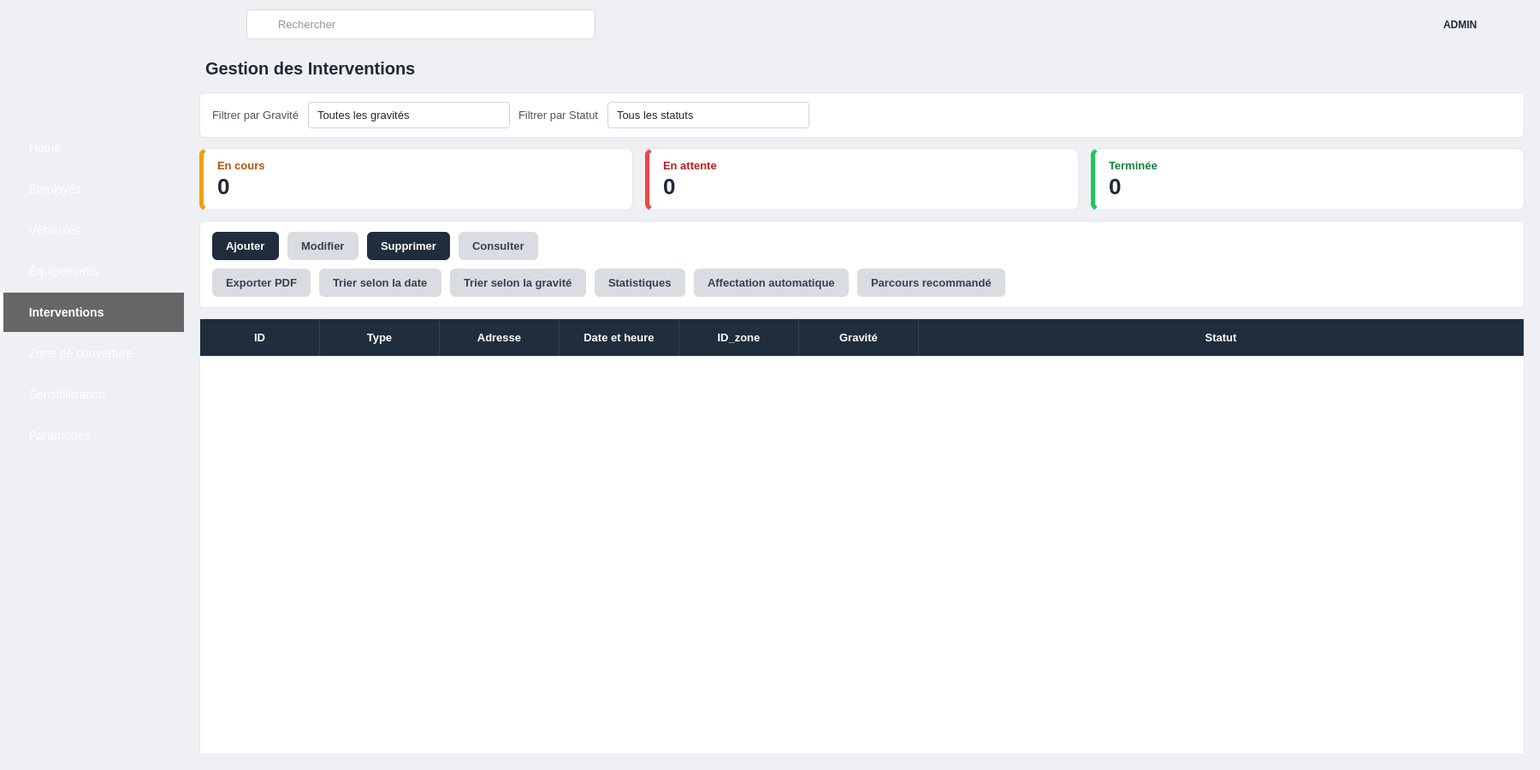
<?xml version="1.0" encoding="UTF-8"?>
<ui version="4.0">
 <class>GestionInterventions</class>
 <widget class="QWidget" name="GestionInterventions">
  <property name="geometry">
   <rect>
    <x>0</x>
    <y>0</y>
    <width>1800</width>
    <height>900</height>
   </rect>
  </property>
  <property name="windowTitle">
   <string>Gestion des interventions</string>
  </property>
  <property name="styleSheet">
   <string notr="true">* { font-family: &quot;Segoe UI&quot;, &quot;Helvetica Neue&quot;, Arial; font-size: 13px; color: #1f2937; }
QWidget#GestionInterventions { background: #eef0f4; }
QFrame#centerFrame, QFrame#content { background: #eef0f4; border: none; }
QLabel { background: transparent; }

/* ---- Sidebar (image + voile rouge) ---- */
QFrame#sidebar { border-image: url(:/interventions/images/sidebar_bg.png) 0 0 0 0 stretch stretch; }
QFrame#sidebar QLabel { background: transparent; border: none; }
QFrame#sidebar QPushButton {
    background: transparent; color: #ffffff; border: none; border-left: 4px solid transparent;
    text-align: left; padding: 12px 18px 12px 22px; font-size: 14px; min-height: 22px;
}
QFrame#sidebar QPushButton:hover   { background: rgba(0,0,0,0.22); }
QFrame#sidebar QPushButton:checked { background: rgba(0,0,0,0.58); font-weight: bold; border-left: 4px solid #ffffff; }

/* ---- Barre du haut ---- */
QFrame#topBar { background: #eef0f4; border: none; }
QLineEdit#searchEdit {
    background: #e2e5ea url(:/interventions/icons/search.png) no-repeat left center;
    border: 1px solid #d5d9df; border-radius: 6px; padding: 8px 12px 8px 34px; min-width: 360px; max-width: 360px;
}
QPushButton#btnMenu, QPushButton#btnNotif, QPushButton#btnSettings, QPushButton#btnPower {
    background: transparent; border: none; padding: 6px; border-radius: 6px;
}
QPushButton#btnMenu:hover, QPushButton#btnNotif:hover, QPushButton#btnSettings:hover, QPushButton#btnPower:hover { background: #dfe3e8; }
QLabel#labelAdmin { font-weight: bold; font-size: 12px; color: #1f2937; }

QLabel#labelTitle { font-size: 20px; font-weight: bold; color: #1f2937; padding: 4px 2px; }

/* ---- Filtres ---- */
QFrame#filtersFrame { background: white; border: 1px solid #e3e6ea; border-radius: 6px; }
QFrame#filtersFrame QLabel { border: none; color: #4b5563; }
QComboBox { background: white; border: 1px solid #cfd4da; border-radius: 4px; padding: 6px 10px; min-width: 190px; }
QComboBox::drop-down { border: none; width: 22px; }
QComboBox QAbstractItemView { background: white; selection-background-color: #fde2e2; selection-color: #1f2937; border: 1px solid #cfd4da; }

/* ---- Cartes ---- */
QFrame#cardEnCours, QFrame#cardEnAttente, QFrame#cardTerminee {
    background: white; border: 1px solid #e3e6ea; border-radius: 8px; min-width: 190px;
}
QFrame#cardEnCours   { border-left: 5px solid #f59e0b; }
QFrame#cardEnAttente { border-left: 5px solid #ef4444; }
QFrame#cardTerminee  { border-left: 5px solid #22c55e; }
QFrame#cardEnCours QLabel, QFrame#cardEnAttente QLabel, QFrame#cardTerminee QLabel { border: none; }
QLabel#lblEnCoursTitle   { color: #b45309; font-weight: bold; }
QLabel#lblEnAttenteTitle { color: #b91c1c; font-weight: bold; }
QLabel#lblTermineeTitle  { color: #15803d; font-weight: bold; }
QLabel#lblEnCours, QLabel#lblEnAttente, QLabel#lblTerminee { font-size: 26px; font-weight: bold; }

/* ---- Actions ---- */
QFrame#actionsFrame { background: white; border: 1px solid #e3e6ea; border-radius: 6px; }
QFrame#actionsFrame QPushButton {
    background: #d9dce1; color: #374151; border: none; border-radius: 6px;
    padding: 9px 16px; font-weight: 600; text-align: left;
}
QFrame#actionsFrame QPushButton:hover { background: #cdd1d7; }
QFrame#actionsFrame QPushButton:pressed { background: #b9bec6; }
QFrame#actionsFrame QPushButton#btnAjouter, QFrame#actionsFrame QPushButton#btnSupprimer { background: #1f2d3d; color: white; }
QFrame#actionsFrame QPushButton#btnAjouter:hover, QFrame#actionsFrame QPushButton#btnSupprimer:hover { background: #2d4157; }

/* ---- Tableau ---- */
QFrame#tableFrame { background: white; border: 1px solid #e3e6ea; border-radius: 4px; }
QTableWidget { background: white; alternate-background-color: #f5f6f8; border: none; selection-background-color: #fde2e2; selection-color: #1f2937; }
QTableWidget::item { padding: 6px; border-bottom: 1px solid #e8eaee; }
QHeaderView { background: #1f2d3d; }
QHeaderView::section { background: #1f2d3d; color: white; font-weight: bold; padding: 12px 8px; border: none; border-right: 1px solid #2f4054; }
QTableCornerButton::section { background: #1f2d3d; border: none; }
QScrollBar:vertical { background: transparent; width: 10px; }
QScrollBar::handle:vertical { background: #c3c8d0; border-radius: 5px; min-height: 30px; }
QScrollBar::add-line, QScrollBar::sub-line { height: 0; width: 0; }

/* ---- Panneau de droite ---- */
QFrame#rightPanel { background: #eef0f4; border: none; }
QFrame#panelChat, QFrame#panelDispatch, QFrame#panelComm { background: white; border: 1px solid #e3e6ea; border-radius: 6px; }
QFrame#rightPanel QLabel { border: none; }
QLabel#panelChatTitle, QLabel#panelDispatchTitle, QLabel#panelCommTitle { font-weight: bold; font-size: 14px; }
QTextEdit#chatView { background: white; border: none; min-height: 110px; }
QFrame#rightPanel QLineEdit { background: white; border: 1px solid #d5d9df; border-radius: 4px; padding: 8px; }
QFrame#rightPanel QPushButton { background: #1f2d3d; color: white; border: none; border-radius: 5px; padding: 9px 16px; font-weight: bold; }
QFrame#rightPanel QPushButton:hover { background: #2d4157; }
QLabel#lblUniteChef, QLabel#lblDispo, QLabel#lblProgress, QLabel#lblEmail, QLabel#lblSms { color: #4b5563; font-size: 12px; }
QLabel#lblJour, QLabel#lblNuit, QLabel#lblWeekend { color: #4b5563; font-size: 12px; }

QProgressBar { background: #e5e7eb; border: none; border-radius: 5px; min-height: 10px; max-height: 10px; }
QProgressBar::chunk { background: #22a559; border-radius: 5px; }
QProgressBar#barWeekend::chunk, QProgressBar#barProgress::chunk { background: #d32f2f; }

QPushButton#btnNotifier { background: #dbeafe; color: #1d4ed8; font-weight: 600; padding: 9px 6px; }
QPushButton#btnAlerte   { background: #fee2e2; color: #dc2626; font-weight: 600; padding: 9px 6px; }
QFrame#rightPanel QPushButton#btnNotifier:hover { background: #c7dcfb; }
QFrame#rightPanel QPushButton#btnAlerte:hover   { background: #fbcfcf; }
QFrame#rightPanel QPushButton#btnNotifier { background: #dbeafe; color: #1d4ed8; padding: 9px 6px; }
QFrame#rightPanel QPushButton#btnAlerte   { background: #fee2e2; color: #dc2626; padding: 9px 6px; }
QFrame#rightPanel QPushButton#btnGenerer  { background: #26364a; }
QFrame#rightPanel QPushButton#btnEnvoyerEmail { background: #e53935; }
QFrame#rightPanel QPushButton#btnEnvoyerEmail:hover { background: #c62828; }
QFrame#rightPanel QPushButton#btnEnvoyerSms { background: #1f6fe0; }
QFrame#rightPanel QPushButton#btnEnvoyerWhatsapp { background: #22a559; }
</string>
  </property>
  <layout class="QHBoxLayout" name="rootLayout">
   <property name="spacing">
    <number>0</number>
   </property>
   <property name="leftMargin">
    <number>0</number>
   </property>
   <property name="topMargin">
    <number>0</number>
   </property>
   <property name="rightMargin">
    <number>0</number>
   </property>
   <property name="bottomMargin">
    <number>0</number>
   </property>
   <item>
    <widget class="QFrame" name="sidebar">
     <property name="minimumSize">
      <size>
       <width>215</width>
       <height>0</height>
      </size>
     </property>
     <property name="maximumSize">
      <size>
       <width>215</width>
       <height>16777215</height>
      </size>
     </property>
     <layout class="QVBoxLayout" name="sidebarLayout">
      <property name="spacing">
       <number>2</number>
      </property>
      <property name="leftMargin">
       <number>0</number>
      </property>
      <property name="topMargin">
       <number>24</number>
      </property>
      <property name="rightMargin">
       <number>0</number>
      </property>
      <property name="bottomMargin">
       <number>24</number>
      </property>
      <item alignment="Qt::AlignmentFlag::AlignHCenter">
       <widget class="QLabel" name="logoLabel">
        <property name="minimumSize">
         <size>
          <width>124</width>
          <height>124</height>
         </size>
        </property>
        <property name="maximumSize">
         <size>
          <width>124</width>
          <height>124</height>
         </size>
        </property>
        <property name="text">
         <string/>
        </property>
        <property name="pixmap">
         <pixmap resource="interventions.qrc">:/interventions/images/logo.png</pixmap>
        </property>
        <property name="scaledContents">
         <bool>true</bool>
        </property>
       </widget>
      </item>
      <item>
       <widget class="QPushButton" name="btnHome">
        <property name="cursor">
         <cursorShape>PointingHandCursor</cursorShape>
        </property>
        <property name="text">
         <string>  Home</string>
        </property>
        <property name="icon">
         <iconset resource="interventions.qrc">
          <normaloff>:/interventions/icons/home.png</normaloff>:/interventions/icons/home.png</iconset>
        </property>
        <property name="iconSize">
         <size>
          <width>22</width>
          <height>22</height>
         </size>
        </property>
        <property name="checkable">
         <bool>true</bool>
        </property>
        <property name="autoExclusive">
         <bool>true</bool>
        </property>
       </widget>
      </item>
      <item>
       <widget class="QPushButton" name="btnEmployes">
        <property name="cursor">
         <cursorShape>PointingHandCursor</cursorShape>
        </property>
        <property name="text">
         <string>  Employés</string>
        </property>
        <property name="icon">
         <iconset resource="interventions.qrc">
          <normaloff>:/interventions/icons/employes.png</normaloff>:/interventions/icons/employes.png</iconset>
        </property>
        <property name="iconSize">
         <size>
          <width>22</width>
          <height>22</height>
         </size>
        </property>
        <property name="checkable">
         <bool>true</bool>
        </property>
        <property name="autoExclusive">
         <bool>true</bool>
        </property>
       </widget>
      </item>
      <item>
       <widget class="QPushButton" name="btnVehicules">
        <property name="cursor">
         <cursorShape>PointingHandCursor</cursorShape>
        </property>
        <property name="text">
         <string>  Véhicules</string>
        </property>
        <property name="icon">
         <iconset resource="interventions.qrc">
          <normaloff>:/interventions/icons/vehicules.png</normaloff>:/interventions/icons/vehicules.png</iconset>
        </property>
        <property name="iconSize">
         <size>
          <width>22</width>
          <height>22</height>
         </size>
        </property>
        <property name="checkable">
         <bool>true</bool>
        </property>
        <property name="autoExclusive">
         <bool>true</bool>
        </property>
       </widget>
      </item>
      <item>
       <widget class="QPushButton" name="btnEquipements">
        <property name="cursor">
         <cursorShape>PointingHandCursor</cursorShape>
        </property>
        <property name="text">
         <string>  Équipements</string>
        </property>
        <property name="icon">
         <iconset resource="interventions.qrc">
          <normaloff>:/interventions/icons/equipements.png</normaloff>:/interventions/icons/equipements.png</iconset>
        </property>
        <property name="iconSize">
         <size>
          <width>22</width>
          <height>22</height>
         </size>
        </property>
        <property name="checkable">
         <bool>true</bool>
        </property>
        <property name="autoExclusive">
         <bool>true</bool>
        </property>
       </widget>
      </item>
      <item>
       <widget class="QPushButton" name="btnInterventions">
        <property name="cursor">
         <cursorShape>PointingHandCursor</cursorShape>
        </property>
        <property name="text">
         <string>  Interventions</string>
        </property>
        <property name="icon">
         <iconset resource="interventions.qrc">
          <normaloff>:/interventions/icons/interventions.png</normaloff>:/interventions/icons/interventions.png</iconset>
        </property>
        <property name="iconSize">
         <size>
          <width>22</width>
          <height>22</height>
         </size>
        </property>
        <property name="checkable">
         <bool>true</bool>
        </property>
        <property name="checked">
         <bool>true</bool>
        </property>
        <property name="autoExclusive">
         <bool>true</bool>
        </property>
       </widget>
      </item>
      <item>
       <widget class="QPushButton" name="btnZones">
        <property name="cursor">
         <cursorShape>PointingHandCursor</cursorShape>
        </property>
        <property name="text">
         <string>  Zone de couverture</string>
        </property>
        <property name="icon">
         <iconset resource="interventions.qrc">
          <normaloff>:/interventions/icons/zones.png</normaloff>:/interventions/icons/zones.png</iconset>
        </property>
        <property name="iconSize">
         <size>
          <width>22</width>
          <height>22</height>
         </size>
        </property>
        <property name="checkable">
         <bool>true</bool>
        </property>
        <property name="autoExclusive">
         <bool>true</bool>
        </property>
       </widget>
      </item>
      <item>
       <widget class="QPushButton" name="btnSensibilisation">
        <property name="cursor">
         <cursorShape>PointingHandCursor</cursorShape>
        </property>
        <property name="text">
         <string>  Sensibilisation</string>
        </property>
        <property name="icon">
         <iconset resource="interventions.qrc">
          <normaloff>:/interventions/icons/sensibilisation.png</normaloff>:/interventions/icons/sensibilisation.png</iconset>
        </property>
        <property name="iconSize">
         <size>
          <width>22</width>
          <height>22</height>
         </size>
        </property>
        <property name="checkable">
         <bool>true</bool>
        </property>
        <property name="autoExclusive">
         <bool>true</bool>
        </property>
       </widget>
      </item>
      <item>
       <widget class="QPushButton" name="btnParametres">
        <property name="cursor">
         <cursorShape>PointingHandCursor</cursorShape>
        </property>
        <property name="text">
         <string>  Paramètres</string>
        </property>
        <property name="icon">
         <iconset resource="interventions.qrc">
          <normaloff>:/interventions/icons/parametres.png</normaloff>:/interventions/icons/parametres.png</iconset>
        </property>
        <property name="iconSize">
         <size>
          <width>22</width>
          <height>22</height>
         </size>
        </property>
        <property name="checkable">
         <bool>true</bool>
        </property>
        <property name="autoExclusive">
         <bool>true</bool>
        </property>
       </widget>
      </item>
      <item>
       <spacer name="sidebarSpacer">
        <property name="orientation">
         <enum>Qt::Orientation::Vertical</enum>
        </property>
        <property name="sizeHint" stdset="0">
         <size>
          <width>20</width>
          <height>20</height>
         </size>
        </property>
       </spacer>
      </item>
     </layout>
    </widget>
   </item>
   <item>
    <widget class="QFrame" name="centerFrame">
     <layout class="QVBoxLayout" name="centerLayout">
      <property name="spacing">
       <number>0</number>
      </property>
      <property name="leftMargin">
       <number>0</number>
      </property>
      <property name="topMargin">
       <number>0</number>
      </property>
      <property name="rightMargin">
       <number>0</number>
      </property>
      <property name="bottomMargin">
       <number>0</number>
      </property>
      <item>
       <widget class="QFrame" name="topBar">
        <property name="minimumSize">
         <size>
          <width>0</width>
          <height>58</height>
         </size>
        </property>
        <property name="maximumSize">
         <size>
          <width>16777215</width>
          <height>58</height>
         </size>
        </property>
        <layout class="QHBoxLayout" name="topBarLayout">
         <property name="spacing">
          <number>10</number>
         </property>
         <property name="leftMargin">
          <number>16</number>
         </property>
         <property name="topMargin">
          <number>8</number>
         </property>
         <property name="rightMargin">
          <number>16</number>
         </property>
         <property name="bottomMargin">
          <number>8</number>
         </property>
         <item>
          <widget class="QPushButton" name="btnMenu">
           <property name="cursor">
            <cursorShape>PointingHandCursor</cursorShape>
           </property>
           <property name="text">
            <string/>
           </property>
           <property name="icon">
            <iconset resource="interventions.qrc">
             <normaloff>:/interventions/icons/menu.png</normaloff>:/interventions/icons/menu.png</iconset>
           </property>
           <property name="iconSize">
            <size>
             <width>22</width>
             <height>22</height>
            </size>
           </property>
          </widget>
         </item>
         <item>
          <widget class="QLineEdit" name="searchEdit">
           <property name="placeholderText">
            <string>Rechercher</string>
           </property>
          </widget>
         </item>
         <item>
          <spacer name="topSpacer">
           <property name="orientation">
            <enum>Qt::Orientation::Horizontal</enum>
           </property>
           <property name="sizeHint" stdset="0">
            <size>
             <width>20</width>
             <height>20</height>
            </size>
           </property>
          </spacer>
         </item>
         <item>
          <widget class="QPushButton" name="btnNotif">
           <property name="cursor">
            <cursorShape>PointingHandCursor</cursorShape>
           </property>
           <property name="text">
            <string/>
           </property>
           <property name="icon">
            <iconset resource="interventions.qrc">
             <normaloff>:/interventions/icons/bell.png</normaloff>:/interventions/icons/bell.png</iconset>
           </property>
           <property name="iconSize">
            <size>
             <width>22</width>
             <height>22</height>
            </size>
           </property>
          </widget>
         </item>
         <item>
          <widget class="QPushButton" name="btnSettings">
           <property name="cursor">
            <cursorShape>PointingHandCursor</cursorShape>
           </property>
           <property name="text">
            <string/>
           </property>
           <property name="icon">
            <iconset resource="interventions.qrc">
             <normaloff>:/interventions/icons/gear.png</normaloff>:/interventions/icons/gear.png</iconset>
           </property>
           <property name="iconSize">
            <size>
             <width>22</width>
             <height>22</height>
            </size>
           </property>
          </widget>
         </item>
         <item>
          <widget class="QLabel" name="avatarLabel">
           <property name="minimumSize">
            <size>
             <width>38</width>
             <height>38</height>
            </size>
           </property>
           <property name="maximumSize">
            <size>
             <width>38</width>
             <height>38</height>
            </size>
           </property>
           <property name="text">
            <string/>
           </property>
           <property name="pixmap">
            <pixmap resource="interventions.qrc">:/interventions/icons/avatar.png</pixmap>
           </property>
           <property name="scaledContents">
            <bool>true</bool>
           </property>
          </widget>
         </item>
         <item>
          <widget class="QLabel" name="labelAdmin">
           <property name="text">
            <string>ADMIN</string>
           </property>
          </widget>
         </item>
         <item>
          <widget class="QPushButton" name="btnPower">
           <property name="cursor">
            <cursorShape>PointingHandCursor</cursorShape>
           </property>
           <property name="text">
            <string/>
           </property>
           <property name="icon">
            <iconset resource="interventions.qrc">
             <normaloff>:/interventions/icons/power.png</normaloff>:/interventions/icons/power.png</iconset>
           </property>
           <property name="iconSize">
            <size>
             <width>22</width>
             <height>22</height>
            </size>
           </property>
          </widget>
         </item>
        </layout>
       </widget>
      </item>
      <item>
       <widget class="QFrame" name="content">
        <layout class="QVBoxLayout" name="contentLayout">
         <property name="spacing">
          <number>12</number>
         </property>
         <property name="leftMargin">
          <number>18</number>
         </property>
         <property name="topMargin">
          <number>6</number>
         </property>
         <property name="rightMargin">
          <number>18</number>
         </property>
         <property name="bottomMargin">
          <number>18</number>
         </property>
         <item>
          <widget class="QLabel" name="labelTitle">
           <property name="text">
            <string>Gestion des Interventions</string>
           </property>
          </widget>
         </item>
         <item>
          <widget class="QFrame" name="filtersFrame">
           <layout class="QHBoxLayout" name="filtersLayout">
            <property name="spacing">
             <number>10</number>
            </property>
            <property name="leftMargin">
             <number>14</number>
            </property>
            <property name="topMargin">
             <number>10</number>
            </property>
            <property name="rightMargin">
             <number>14</number>
            </property>
            <property name="bottomMargin">
             <number>10</number>
            </property>
            <item>
             <widget class="QLabel" name="lblFiltreGravite">
              <property name="text">
               <string>Filtrer par Gravité</string>
              </property>
             </widget>
            </item>
            <item>
             <widget class="QComboBox" name="comboGravite">
              <item>
               <property name="text">
                <string>Toutes les gravités</string>
               </property>
              </item>
              <item>
               <property name="text">
                <string>Faible</string>
               </property>
              </item>
              <item>
               <property name="text">
                <string>Moyenne</string>
               </property>
              </item>
              <item>
               <property name="text">
                <string>Élevée</string>
               </property>
              </item>
              <item>
               <property name="text">
                <string>Critique</string>
               </property>
              </item>
             </widget>
            </item>
            <item>
             <widget class="QLabel" name="lblFiltreStatut">
              <property name="text">
               <string>Filtrer par Statut</string>
              </property>
             </widget>
            </item>
            <item>
             <widget class="QComboBox" name="comboStatut">
              <item>
               <property name="text">
                <string>Tous les statuts</string>
               </property>
              </item>
              <item>
               <property name="text">
                <string>En cours</string>
               </property>
              </item>
              <item>
               <property name="text">
                <string>En attente</string>
               </property>
              </item>
              <item>
               <property name="text">
                <string>Terminée</string>
               </property>
              </item>
             </widget>
            </item>
            <item>
             <spacer name="filtersSpacer">
              <property name="orientation">
               <enum>Qt::Orientation::Horizontal</enum>
              </property>
              <property name="sizeHint" stdset="0">
               <size>
                <width>20</width>
                <height>20</height>
               </size>
              </property>
             </spacer>
            </item>
           </layout>
          </widget>
         </item>
         <item>
          <layout class="QHBoxLayout" name="cardsLayout">
           <property name="spacing">
            <number>14</number>
           </property>
           <item>
            <widget class="QFrame" name="cardEnCours">
             <layout class="QVBoxLayout" name="cardEnCoursLayout">
              <property name="spacing">
               <number>2</number>
              </property>
              <property name="leftMargin">
               <number>16</number>
              </property>
              <property name="topMargin">
               <number>12</number>
              </property>
              <property name="rightMargin">
               <number>16</number>
              </property>
              <property name="bottomMargin">
               <number>12</number>
              </property>
              <item>
               <widget class="QLabel" name="lblEnCoursTitle">
                <property name="text">
                 <string>En cours</string>
                </property>
               </widget>
              </item>
              <item>
               <widget class="QLabel" name="lblEnCours">
                <property name="text">
                 <string>0</string>
                </property>
               </widget>
              </item>
             </layout>
            </widget>
           </item>
           <item>
            <widget class="QFrame" name="cardEnAttente">
             <layout class="QVBoxLayout" name="cardEnAttenteLayout">
              <property name="spacing">
               <number>2</number>
              </property>
              <property name="leftMargin">
               <number>16</number>
              </property>
              <property name="topMargin">
               <number>12</number>
              </property>
              <property name="rightMargin">
               <number>16</number>
              </property>
              <property name="bottomMargin">
               <number>12</number>
              </property>
              <item>
               <widget class="QLabel" name="lblEnAttenteTitle">
                <property name="text">
                 <string>En attente</string>
                </property>
               </widget>
              </item>
              <item>
               <widget class="QLabel" name="lblEnAttente">
                <property name="text">
                 <string>0</string>
                </property>
               </widget>
              </item>
             </layout>
            </widget>
           </item>
           <item>
            <widget class="QFrame" name="cardTerminee">
             <layout class="QVBoxLayout" name="cardTermineeLayout">
              <property name="spacing">
               <number>2</number>
              </property>
              <property name="leftMargin">
               <number>16</number>
              </property>
              <property name="topMargin">
               <number>12</number>
              </property>
              <property name="rightMargin">
               <number>16</number>
              </property>
              <property name="bottomMargin">
               <number>12</number>
              </property>
              <item>
               <widget class="QLabel" name="lblTermineeTitle">
                <property name="text">
                 <string>Terminée</string>
                </property>
               </widget>
              </item>
              <item>
               <widget class="QLabel" name="lblTerminee">
                <property name="text">
                 <string>0</string>
                </property>
               </widget>
              </item>
             </layout>
            </widget>
           </item>
          </layout>
         </item>
         <item>
          <widget class="QFrame" name="actionsFrame">
           <layout class="QVBoxLayout" name="actionsLayout">
            <property name="spacing">
             <number>10</number>
            </property>
            <property name="leftMargin">
             <number>14</number>
            </property>
            <property name="topMargin">
             <number>12</number>
            </property>
            <property name="rightMargin">
             <number>14</number>
            </property>
            <property name="bottomMargin">
             <number>12</number>
            </property>
            <item>
             <layout class="QHBoxLayout" name="actionsRow1">
              <property name="spacing">
               <number>10</number>
              </property>
              <item>
               <widget class="QPushButton" name="btnAjouter">
                <property name="cursor">
                 <cursorShape>PointingHandCursor</cursorShape>
                </property>
                <property name="text">
                 <string>Ajouter</string>
                </property>
                <property name="icon">
                 <iconset resource="interventions.qrc">
                  <normaloff>:/interventions/icons/add.png</normaloff>:/interventions/icons/add.png</iconset>
                </property>
                <property name="iconSize">
                 <size>
                  <width>22</width>
                  <height>22</height>
                 </size>
                </property>
               </widget>
              </item>
              <item>
               <widget class="QPushButton" name="btnModifier">
                <property name="cursor">
                 <cursorShape>PointingHandCursor</cursorShape>
                </property>
                <property name="text">
                 <string>Modifier</string>
                </property>
                <property name="icon">
                 <iconset resource="interventions.qrc">
                  <normaloff>:/interventions/icons/edit.png</normaloff>:/interventions/icons/edit.png</iconset>
                </property>
                <property name="iconSize">
                 <size>
                  <width>22</width>
                  <height>22</height>
                 </size>
                </property>
               </widget>
              </item>
              <item>
               <widget class="QPushButton" name="btnSupprimer">
                <property name="cursor">
                 <cursorShape>PointingHandCursor</cursorShape>
                </property>
                <property name="text">
                 <string>Supprimer</string>
                </property>
                <property name="icon">
                 <iconset resource="interventions.qrc">
                  <normaloff>:/interventions/icons/delete.png</normaloff>:/interventions/icons/delete.png</iconset>
                </property>
                <property name="iconSize">
                 <size>
                  <width>22</width>
                  <height>22</height>
                 </size>
                </property>
               </widget>
              </item>
              <item>
               <widget class="QPushButton" name="btnConsulter">
                <property name="cursor">
                 <cursorShape>PointingHandCursor</cursorShape>
                </property>
                <property name="text">
                 <string>Consulter</string>
                </property>
                <property name="icon">
                 <iconset resource="interventions.qrc">
                  <normaloff>:/interventions/icons/view.png</normaloff>:/interventions/icons/view.png</iconset>
                </property>
                <property name="iconSize">
                 <size>
                  <width>22</width>
                  <height>22</height>
                 </size>
                </property>
               </widget>
              </item>
              <item>
               <spacer name="row1Spacer">
                <property name="orientation">
                 <enum>Qt::Orientation::Horizontal</enum>
                </property>
                <property name="sizeHint" stdset="0">
                 <size>
                  <width>20</width>
                  <height>20</height>
                 </size>
                </property>
               </spacer>
              </item>
             </layout>
            </item>
            <item>
             <layout class="QHBoxLayout" name="actionsRow2">
              <property name="spacing">
               <number>10</number>
              </property>
              <item>
               <widget class="QPushButton" name="btnExportPdf">
                <property name="cursor">
                 <cursorShape>PointingHandCursor</cursorShape>
                </property>
                <property name="text">
                 <string>Exporter PDF</string>
                </property>
                <property name="icon">
                 <iconset resource="interventions.qrc">
                  <normaloff>:/interventions/icons/pdf.png</normaloff>:/interventions/icons/pdf.png</iconset>
                </property>
                <property name="iconSize">
                 <size>
                  <width>22</width>
                  <height>22</height>
                 </size>
                </property>
               </widget>
              </item>
              <item>
               <widget class="QPushButton" name="btnTriDate">
                <property name="cursor">
                 <cursorShape>PointingHandCursor</cursorShape>
                </property>
                <property name="text">
                 <string>Trier selon la date</string>
                </property>
                <property name="icon">
                 <iconset resource="interventions.qrc">
                  <normaloff>:/interventions/icons/calendar.png</normaloff>:/interventions/icons/calendar.png</iconset>
                </property>
                <property name="iconSize">
                 <size>
                  <width>22</width>
                  <height>22</height>
                 </size>
                </property>
               </widget>
              </item>
              <item>
               <widget class="QPushButton" name="btnTriGravite">
                <property name="cursor">
                 <cursorShape>PointingHandCursor</cursorShape>
                </property>
                <property name="text">
                 <string>Trier selon la gravité</string>
                </property>
                <property name="icon">
                 <iconset resource="interventions.qrc">
                  <normaloff>:/interventions/icons/interventions.png</normaloff>:/interventions/icons/interventions.png</iconset>
                </property>
                <property name="iconSize">
                 <size>
                  <width>22</width>
                  <height>22</height>
                 </size>
                </property>
               </widget>
              </item>
              <item>
               <widget class="QPushButton" name="btnStats">
                <property name="cursor">
                 <cursorShape>PointingHandCursor</cursorShape>
                </property>
                <property name="text">
                 <string>Statistiques</string>
                </property>
                <property name="icon">
                 <iconset resource="interventions.qrc">
                  <normaloff>:/interventions/icons/stats.png</normaloff>:/interventions/icons/stats.png</iconset>
                </property>
                <property name="iconSize">
                 <size>
                  <width>22</width>
                  <height>22</height>
                 </size>
                </property>
               </widget>
              </item>
              <item>
               <widget class="QPushButton" name="btnAffectation">
                <property name="cursor">
                 <cursorShape>PointingHandCursor</cursorShape>
                </property>
                <property name="text">
                 <string>Affectation automatique</string>
                </property>
                <property name="icon">
                 <iconset resource="interventions.qrc">
                  <normaloff>:/interventions/icons/team.png</normaloff>:/interventions/icons/team.png</iconset>
                </property>
                <property name="iconSize">
                 <size>
                  <width>22</width>
                  <height>22</height>
                 </size>
                </property>
               </widget>
              </item>
              <item>
               <widget class="QPushButton" name="btnParcours">
                <property name="cursor">
                 <cursorShape>PointingHandCursor</cursorShape>
                </property>
                <property name="text">
                 <string>Parcours recommandé</string>
                </property>
                <property name="icon">
                 <iconset resource="interventions.qrc">
                  <normaloff>:/interventions/icons/route.png</normaloff>:/interventions/icons/route.png</iconset>
                </property>
                <property name="iconSize">
                 <size>
                  <width>22</width>
                  <height>22</height>
                 </size>
                </property>
               </widget>
              </item>
              <item>
               <spacer name="row2Spacer">
                <property name="orientation">
                 <enum>Qt::Orientation::Horizontal</enum>
                </property>
                <property name="sizeHint" stdset="0">
                 <size>
                  <width>20</width>
                  <height>20</height>
                 </size>
                </property>
               </spacer>
              </item>
             </layout>
            </item>
           </layout>
          </widget>
         </item>
         <item>
          <widget class="QFrame" name="tableFrame">
           <layout class="QVBoxLayout" name="tableFrameLayout">
            <property name="spacing">
             <number>0</number>
            </property>
            <property name="leftMargin">
             <number>0</number>
            </property>
            <property name="topMargin">
             <number>0</number>
            </property>
            <property name="rightMargin">
             <number>0</number>
            </property>
            <property name="bottomMargin">
             <number>0</number>
            </property>
            <item>
             <widget class="QTableWidget" name="tableInterventions">
              <property name="frameShape">
               <enum>QFrame::Shape::NoFrame</enum>
              </property>
              <property name="editTriggers">
               <set>QAbstractItemView::EditTrigger::NoEditTriggers</set>
              </property>
              <property name="alternatingRowColors">
               <bool>true</bool>
              </property>
              <property name="selectionBehavior">
               <enum>QAbstractItemView::SelectionBehavior::SelectRows</enum>
              </property>
              <property name="showGrid">
               <bool>false</bool>
              </property>
              <attribute name="horizontalHeaderDefaultSectionSize">
               <number>140</number>
              </attribute>
              <attribute name="horizontalHeaderStretchLastSection">
               <bool>true</bool>
              </attribute>
              <attribute name="verticalHeaderVisible">
               <bool>false</bool>
              </attribute>
              <attribute name="verticalHeaderDefaultSectionSize">
               <number>52</number>
              </attribute>
              <column>
               <property name="text">
                <string>ID</string>
               </property>
              </column>
              <column>
               <property name="text">
                <string>Type</string>
               </property>
              </column>
              <column>
               <property name="text">
                <string>Adresse</string>
               </property>
              </column>
              <column>
               <property name="text">
                <string>Date et heure</string>
               </property>
              </column>
              <column>
               <property name="text">
                <string>ID_zone</string>
               </property>
              </column>
              <column>
               <property name="text">
                <string>Gravité</string>
               </property>
              </column>
              <column>
               <property name="text">
                <string>Statut</string>
               </property>
              </column>
             </widget>
            </item>
           </layout>
          </widget>
         </item>
        </layout>
       </widget>
      </item>
     </layout>
    </widget>
   </item>
  </layout>
 </widget>
 <resources>
  <include location="interventions.qrc"/>
 </resources>
 <connections/>
</ui>
